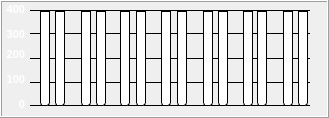
  <widget class="QFrame" name="frame_8">
   <property name="geometry">
    <rect>
     <x>695</x>
     <y>148</y>
     <width>329</width>
     <height>118</height>
    </rect>
   </property>
   <property name="styleSheet">
    <string notr="true">border-color: rgb(221, 221, 221);
background-color: none;</string>
   </property>
   <property name="frameShape">
    <enum>QFrame::Box</enum>
   </property>
   <property name="frameShadow">
    <enum>QFrame::Raised</enum>
   </property>
   <property name="lineWidth">
    <number>1</number>
   </property>
   <widget class="Line" name="line">
    <property name="geometry">
     <rect>
      <x>30</x>
      <y>5</y>
      <width>280</width>
      <height>10</height>
     </rect>
    </property>
    <property name="styleSheet">
     <string notr="true">background-color: none;
color: rgb(0, 0, 0);</string>
    </property>
    <property name="frameShadow">
     <enum>QFrame::Plain</enum>
    </property>
    <property name="lineWidth">
     <number>1</number>
    </property>
    <property name="orientation">
     <enum>Qt::Horizontal</enum>
    </property>
   </widget>
   <widget class="Line" name="line_2">
    <property name="geometry">
     <rect>
      <x>30</x>
      <y>100</y>
      <width>280</width>
      <height>10</height>
     </rect>
    </property>
    <property name="styleSheet">
     <string notr="true">background-color: none;
color: rgb(0, 0, 0);</string>
    </property>
    <property name="frameShadow">
     <enum>QFrame::Plain</enum>
    </property>
    <property name="lineWidth">
     <number>1</number>
    </property>
    <property name="orientation">
     <enum>Qt::Horizontal</enum>
    </property>
   </widget>
   <widget class="Line" name="line_6">
    <property name="geometry">
     <rect>
      <x>30</x>
      <y>77</y>
      <width>280</width>
      <height>10</height>
     </rect>
    </property>
    <property name="styleSheet">
     <string notr="true">background-color: none;
color: rgb(0, 0, 0);</string>
    </property>
    <property name="frameShadow">
     <enum>QFrame::Plain</enum>
    </property>
    <property name="lineWidth">
     <number>1</number>
    </property>
    <property name="orientation">
     <enum>Qt::Horizontal</enum>
    </property>
   </widget>
   <widget class="Line" name="line_7">
    <property name="geometry">
     <rect>
      <x>30</x>
      <y>53</y>
      <width>280</width>
      <height>10</height>
     </rect>
    </property>
    <property name="styleSheet">
     <string notr="true">background-color: none;
color: rgb(0, 0, 0);</string>
    </property>
    <property name="frameShadow">
     <enum>QFrame::Plain</enum>
    </property>
    <property name="lineWidth">
     <number>1</number>
    </property>
    <property name="orientation">
     <enum>Qt::Horizontal</enum>
    </property>
   </widget>
   <widget class="Line" name="line_8">
    <property name="geometry">
     <rect>
      <x>30</x>
      <y>28</y>
      <width>280</width>
      <height>10</height>
     </rect>
    </property>
    <property name="styleSheet">
     <string notr="true">background-color: none;
color: rgb(0, 0, 0);</string>
    </property>
    <property name="frameShadow">
     <enum>QFrame::Plain</enum>
    </property>
    <property name="lineWidth">
     <number>1</number>
    </property>
    <property name="orientation">
     <enum>Qt::Horizontal</enum>
    </property>
   </widget>
   <widget class="QLabel" name="lb_Esc_3_11">
    <property name="geometry">
     <rect>
      <x>0</x>
      <y>95</y>
      <width>25</width>
      <height>18</height>
     </rect>
    </property>
    <property name="minimumSize">
     <size>
      <width>25</width>
      <height>18</height>
     </size>
    </property>
    <property name="maximumSize">
     <size>
      <width>25</width>
      <height>18</height>
     </size>
    </property>
    <property name="font">
     <font>
      <pointsize>8</pointsize>
      <weight>75</weight>
      <bold>true</bold>
     </font>
    </property>
    <property name="layoutDirection">
     <enum>Qt::LeftToRight</enum>
    </property>
    <property name="styleSheet">
     <string notr="true">color: rgb(255, 255, 255);</string>
    </property>
    <property name="text">
     <string>0</string>
    </property>
    <property name="alignment">
     <set>Qt::AlignRight|Qt::AlignTrailing|Qt::AlignVCenter</set>
    </property>
   </widget>
   <widget class="QLabel" name="lb_Esc_3_12">
    <property name="geometry">
     <rect>
      <x>0</x>
      <y>70</y>
      <width>25</width>
      <height>18</height>
     </rect>
    </property>
    <property name="minimumSize">
     <size>
      <width>25</width>
      <height>18</height>
     </size>
    </property>
    <property name="maximumSize">
     <size>
      <width>25</width>
      <height>18</height>
     </size>
    </property>
    <property name="font">
     <font>
      <pointsize>8</pointsize>
      <weight>75</weight>
      <bold>true</bold>
     </font>
    </property>
    <property name="layoutDirection">
     <enum>Qt::LeftToRight</enum>
    </property>
    <property name="styleSheet">
     <string notr="true">color: rgb(255, 255, 255);</string>
    </property>
    <property name="text">
     <string>100</string>
    </property>
    <property name="alignment">
     <set>Qt::AlignRight|Qt::AlignTrailing|Qt::AlignVCenter</set>
    </property>
   </widget>
   <widget class="QLabel" name="lb_Esc_3_13">
    <property name="geometry">
     <rect>
      <x>0</x>
      <y>45</y>
      <width>25</width>
      <height>18</height>
     </rect>
    </property>
    <property name="minimumSize">
     <size>
      <width>25</width>
      <height>18</height>
     </size>
    </property>
    <property name="maximumSize">
     <size>
      <width>25</width>
      <height>18</height>
     </size>
    </property>
    <property name="font">
     <font>
      <pointsize>8</pointsize>
      <weight>75</weight>
      <bold>true</bold>
     </font>
    </property>
    <property name="layoutDirection">
     <enum>Qt::LeftToRight</enum>
    </property>
    <property name="styleSheet">
     <string notr="true">color: rgb(255, 255, 255);</string>
    </property>
    <property name="text">
     <string>200</string>
    </property>
    <property name="alignment">
     <set>Qt::AlignRight|Qt::AlignTrailing|Qt::AlignVCenter</set>
    </property>
   </widget>
   <widget class="QLabel" name="lb_Esc_3_14">
    <property name="geometry">
     <rect>
      <x>0</x>
      <y>25</y>
      <width>25</width>
      <height>18</height>
     </rect>
    </property>
    <property name="minimumSize">
     <size>
      <width>25</width>
      <height>18</height>
     </size>
    </property>
    <property name="maximumSize">
     <size>
      <width>25</width>
      <height>18</height>
     </size>
    </property>
    <property name="font">
     <font>
      <pointsize>8</pointsize>
      <weight>75</weight>
      <bold>true</bold>
     </font>
    </property>
    <property name="layoutDirection">
     <enum>Qt::LeftToRight</enum>
    </property>
    <property name="styleSheet">
     <string notr="true">color: rgb(255, 255, 255);</string>
    </property>
    <property name="text">
     <string>300</string>
    </property>
    <property name="alignment">
     <set>Qt::AlignRight|Qt::AlignTrailing|Qt::AlignVCenter</set>
    </property>
   </widget>
   <widget class="QLabel" name="lb_Esc_3_15">
    <property name="geometry">
     <rect>
      <x>0</x>
      <y>0</y>
      <width>25</width>
      <height>18</height>
     </rect>
    </property>
    <property name="minimumSize">
     <size>
      <width>25</width>
      <height>18</height>
     </size>
    </property>
    <property name="maximumSize">
     <size>
      <width>25</width>
      <height>18</height>
     </size>
    </property>
    <property name="font">
     <font>
      <pointsize>8</pointsize>
      <weight>75</weight>
      <bold>true</bold>
     </font>
    </property>
    <property name="layoutDirection">
     <enum>Qt::LeftToRight</enum>
    </property>
    <property name="styleSheet">
     <string notr="true">color: rgb(255, 255, 255);</string>
    </property>
    <property name="text">
     <string>400</string>
    </property>
    <property name="alignment">
     <set>Qt::AlignRight|Qt::AlignTrailing|Qt::AlignVCenter</set>
    </property>
   </widget>
   <widget class="QProgressBar" name="PGR_1">
    <property name="geometry">
     <rect>
      <x>40</x>
      <y>11</y>
      <width>10</width>
      <height>95</height>
     </rect>
    </property>
    <property name="styleSheet">
     <string notr="true">QProgressBar {
 border: 1px solid black;
 text-align: top;
 padding: 0px;
 border-bottom-right-radius: 3px;
 border-bottom-left-radius: 3px;
 background: QLinearGradient( x1: 0, y1: 0, x2: 1, y2: 0,
 stop: 0 #fff,
 stop: 0.4999 #eee,
 stop: 0.5 #ddd,
 stop: 1 #eee );
 }

QProgressBar::chunk {
 background: QLinearGradient( x1: 0, y1: 0, x2: 1, y2: 0,
 stop: 0 #ff0000,
 stop: 0.6 #b50000);
 border-bottom-right-radius: 3px;
 border-bottom-left-radius: 3px;
 border: 0px solid black;
 }</string>
    </property>
    <property name="value">
     <number>24</number>
    </property>
    <property name="textVisible">
     <bool>false</bool>
    </property>
    <property name="orientation">
     <enum>Qt::Vertical</enum>
    </property>
    <property name="invertedAppearance">
     <bool>false</bool>
    </property>
    <property name="textDirection">
     <enum>QProgressBar::TopToBottom</enum>
    </property>
   </widget>
   <widget class="QProgressBar" name="PGR_2">
    <property name="geometry">
     <rect>
      <x>55</x>
      <y>11</y>
      <width>10</width>
      <height>95</height>
     </rect>
    </property>
    <property name="styleSheet">
     <string notr="true">QProgressBar {
 border: 1px solid black;
 text-align: top;
 padding: 0px;
 border-bottom-right-radius: 3px;
 border-bottom-left-radius: 3px;
 background: QLinearGradient( x1: 0, y1: 0, x2: 1, y2: 0,
 stop: 0 #fff,
 stop: 0.4999 #eee,
 stop: 0.5 #ddd,
 stop: 1 #eee );
 }

QProgressBar::chunk {
 background: QLinearGradient( x1: 0, y1: 0, x2: 1, y2: 0,
 stop: 0 #ff0000,
 stop: 0.6 #b50000);
 border-bottom-right-radius: 3px;
 border-bottom-left-radius: 3px;
 border: 0px solid black;
 }</string>
    </property>
    <property name="value">
     <number>24</number>
    </property>
    <property name="textVisible">
     <bool>false</bool>
    </property>
    <property name="orientation">
     <enum>Qt::Vertical</enum>
    </property>
    <property name="invertedAppearance">
     <bool>false</bool>
    </property>
    <property name="textDirection">
     <enum>QProgressBar::TopToBottom</enum>
    </property>
   </widget>
   <widget class="QProgressBar" name="PGR_3">
    <property name="geometry">
     <rect>
      <x>81</x>
      <y>11</y>
      <width>10</width>
      <height>95</height>
     </rect>
    </property>
    <property name="styleSheet">
     <string notr="true">QProgressBar {
 border: 1px solid black;
 text-align: top;
 padding: 0px;
 border-bottom-right-radius: 3px;
 border-bottom-left-radius: 3px;
 background: QLinearGradient( x1: 0, y1: 0, x2: 1, y2: 0,
 stop: 0 #fff,
 stop: 0.4999 #eee,
 stop: 0.5 #ddd,
 stop: 1 #eee );
 }

QProgressBar::chunk {
 background: QLinearGradient( x1: 0, y1: 0, x2: 1, y2: 0,
 stop: 0 #ff0000,
 stop: 0.6 #b50000);
 border-bottom-right-radius: 3px;
 border-bottom-left-radius: 3px;
 border: 0px solid black;
 }</string>
    </property>
    <property name="value">
     <number>24</number>
    </property>
    <property name="textVisible">
     <bool>false</bool>
    </property>
    <property name="orientation">
     <enum>Qt::Vertical</enum>
    </property>
    <property name="invertedAppearance">
     <bool>false</bool>
    </property>
    <property name="textDirection">
     <enum>QProgressBar::TopToBottom</enum>
    </property>
   </widget>
   <widget class="QProgressBar" name="PGR_4">
    <property name="geometry">
     <rect>
      <x>96</x>
      <y>11</y>
      <width>10</width>
      <height>95</height>
     </rect>
    </property>
    <property name="styleSheet">
     <string notr="true">QProgressBar {
 border: 1px solid black;
 text-align: top;
 padding: 0px;
 border-bottom-right-radius: 3px;
 border-bottom-left-radius: 3px;
 background: QLinearGradient( x1: 0, y1: 0, x2: 1, y2: 0,
 stop: 0 #fff,
 stop: 0.4999 #eee,
 stop: 0.5 #ddd,
 stop: 1 #eee );
 }

QProgressBar::chunk {
 background: QLinearGradient( x1: 0, y1: 0, x2: 1, y2: 0,
 stop: 0 #ff0000,
 stop: 0.6 #b50000);
 border-bottom-right-radius: 3px;
 border-bottom-left-radius: 3px;
 border: 0px solid black;
 }</string>
    </property>
    <property name="value">
     <number>24</number>
    </property>
    <property name="textVisible">
     <bool>false</bool>
    </property>
    <property name="orientation">
     <enum>Qt::Vertical</enum>
    </property>
    <property name="invertedAppearance">
     <bool>false</bool>
    </property>
    <property name="textDirection">
     <enum>QProgressBar::TopToBottom</enum>
    </property>
   </widget>
   <widget class="QProgressBar" name="PGR_5">
    <property name="geometry">
     <rect>
      <x>120</x>
      <y>11</y>
      <width>10</width>
      <height>95</height>
     </rect>
    </property>
    <property name="styleSheet">
     <string notr="true">QProgressBar {
 border: 1px solid black;
 text-align: top;
 padding: 0px;
 border-bottom-right-radius: 3px;
 border-bottom-left-radius: 3px;
 background: QLinearGradient( x1: 0, y1: 0, x2: 1, y2: 0,
 stop: 0 #fff,
 stop: 0.4999 #eee,
 stop: 0.5 #ddd,
 stop: 1 #eee );
 }

QProgressBar::chunk {
 background: QLinearGradient( x1: 0, y1: 0, x2: 1, y2: 0,
 stop: 0 #ff0000,
 stop: 0.6 #b50000);
 border-bottom-right-radius: 3px;
 border-bottom-left-radius: 3px;
 border: 0px solid black;
 }</string>
    </property>
    <property name="value">
     <number>24</number>
    </property>
    <property name="textVisible">
     <bool>false</bool>
    </property>
    <property name="orientation">
     <enum>Qt::Vertical</enum>
    </property>
    <property name="invertedAppearance">
     <bool>false</bool>
    </property>
    <property name="textDirection">
     <enum>QProgressBar::TopToBottom</enum>
    </property>
   </widget>
   <widget class="QProgressBar" name="PGR_6">
    <property name="geometry">
     <rect>
      <x>136</x>
      <y>11</y>
      <width>10</width>
      <height>95</height>
     </rect>
    </property>
    <property name="styleSheet">
     <string notr="true">QProgressBar {
 border: 1px solid black;
 text-align: top;
 padding: 0px;
 border-bottom-right-radius: 3px;
 border-bottom-left-radius: 3px;
 background: QLinearGradient( x1: 0, y1: 0, x2: 1, y2: 0,
 stop: 0 #fff,
 stop: 0.4999 #eee,
 stop: 0.5 #ddd,
 stop: 1 #eee );
 }

QProgressBar::chunk {
 background: QLinearGradient( x1: 0, y1: 0, x2: 1, y2: 0,
 stop: 0 #ff0000,
 stop: 0.6 #b50000);
 border-bottom-right-radius: 3px;
 border-bottom-left-radius: 3px;
 border: 0px solid black;
 }</string>
    </property>
    <property name="value">
     <number>24</number>
    </property>
    <property name="textVisible">
     <bool>false</bool>
    </property>
    <property name="orientation">
     <enum>Qt::Vertical</enum>
    </property>
    <property name="invertedAppearance">
     <bool>false</bool>
    </property>
    <property name="textDirection">
     <enum>QProgressBar::TopToBottom</enum>
    </property>
   </widget>
   <widget class="QProgressBar" name="PGR_7">
    <property name="geometry">
     <rect>
      <x>161</x>
      <y>11</y>
      <width>10</width>
      <height>95</height>
     </rect>
    </property>
    <property name="styleSheet">
     <string notr="true">QProgressBar {
 border: 1px solid black;
 text-align: top;
 padding: 0px;
 border-bottom-right-radius: 3px;
 border-bottom-left-radius: 3px;
 background: QLinearGradient( x1: 0, y1: 0, x2: 1, y2: 0,
 stop: 0 #fff,
 stop: 0.4999 #eee,
 stop: 0.5 #ddd,
 stop: 1 #eee );
 }

QProgressBar::chunk {
 background: QLinearGradient( x1: 0, y1: 0, x2: 1, y2: 0,
 stop: 0 #ff0000,
 stop: 0.6 #b50000);
 border-bottom-right-radius: 3px;
 border-bottom-left-radius: 3px;
 border: 0px solid black;
 }</string>
    </property>
    <property name="value">
     <number>24</number>
    </property>
    <property name="textVisible">
     <bool>false</bool>
    </property>
    <property name="orientation">
     <enum>Qt::Vertical</enum>
    </property>
    <property name="invertedAppearance">
     <bool>false</bool>
    </property>
    <property name="textDirection">
     <enum>QProgressBar::TopToBottom</enum>
    </property>
   </widget>
   <widget class="QProgressBar" name="PGR_8">
    <property name="geometry">
     <rect>
      <x>177</x>
      <y>11</y>
      <width>10</width>
      <height>95</height>
     </rect>
    </property>
    <property name="styleSheet">
     <string notr="true">QProgressBar {
 border: 1px solid black;
 text-align: top;
 padding: 0px;
 border-bottom-right-radius: 3px;
 border-bottom-left-radius: 3px;
 background: QLinearGradient( x1: 0, y1: 0, x2: 1, y2: 0,
 stop: 0 #fff,
 stop: 0.4999 #eee,
 stop: 0.5 #ddd,
 stop: 1 #eee );
 }

QProgressBar::chunk {
 background: QLinearGradient( x1: 0, y1: 0, x2: 1, y2: 0,
 stop: 0 #ff0000,
 stop: 0.6 #b50000);
 border-bottom-right-radius: 3px;
 border-bottom-left-radius: 3px;
 border: 0px solid black;
 }</string>
    </property>
    <property name="value">
     <number>24</number>
    </property>
    <property name="textVisible">
     <bool>false</bool>
    </property>
    <property name="orientation">
     <enum>Qt::Vertical</enum>
    </property>
    <property name="invertedAppearance">
     <bool>false</bool>
    </property>
    <property name="textDirection">
     <enum>QProgressBar::TopToBottom</enum>
    </property>
   </widget>
   <widget class="QProgressBar" name="PGR_9">
    <property name="geometry">
     <rect>
      <x>203</x>
      <y>11</y>
      <width>10</width>
      <height>95</height>
     </rect>
    </property>
    <property name="styleSheet">
     <string notr="true">QProgressBar {
 border: 1px solid black;
 text-align: top;
 padding: 0px;
 border-bottom-right-radius: 3px;
 border-bottom-left-radius: 3px;
 background: QLinearGradient( x1: 0, y1: 0, x2: 1, y2: 0,
 stop: 0 #fff,
 stop: 0.4999 #eee,
 stop: 0.5 #ddd,
 stop: 1 #eee );
 }

QProgressBar::chunk {
 background: QLinearGradient( x1: 0, y1: 0, x2: 1, y2: 0,
 stop: 0 #ff0000,
 stop: 0.6 #b50000);
 border-bottom-right-radius: 3px;
 border-bottom-left-radius: 3px;
 border: 0px solid black;
 }</string>
    </property>
    <property name="value">
     <number>24</number>
    </property>
    <property name="textVisible">
     <bool>false</bool>
    </property>
    <property name="orientation">
     <enum>Qt::Vertical</enum>
    </property>
    <property name="invertedAppearance">
     <bool>false</bool>
    </property>
    <property name="textDirection">
     <enum>QProgressBar::TopToBottom</enum>
    </property>
   </widget>
   <widget class="QProgressBar" name="PGR_10">
    <property name="geometry">
     <rect>
      <x>218</x>
      <y>11</y>
      <width>10</width>
      <height>95</height>
     </rect>
    </property>
    <property name="styleSheet">
     <string notr="true">QProgressBar {
 border: 1px solid black;
 text-align: top;
 padding: 0px;
 border-bottom-right-radius: 3px;
 border-bottom-left-radius: 3px;
 background: QLinearGradient( x1: 0, y1: 0, x2: 1, y2: 0,
 stop: 0 #fff,
 stop: 0.4999 #eee,
 stop: 0.5 #ddd,
 stop: 1 #eee );
 }

QProgressBar::chunk {
 background: QLinearGradient( x1: 0, y1: 0, x2: 1, y2: 0,
 stop: 0 #ff0000,
 stop: 0.6 #b50000);
 border-bottom-right-radius: 3px;
 border-bottom-left-radius: 3px;
 border: 0px solid black;
 }</string>
    </property>
    <property name="value">
     <number>24</number>
    </property>
    <property name="textVisible">
     <bool>false</bool>
    </property>
    <property name="orientation">
     <enum>Qt::Vertical</enum>
    </property>
    <property name="invertedAppearance">
     <bool>false</bool>
    </property>
    <property name="textDirection">
     <enum>QProgressBar::TopToBottom</enum>
    </property>
   </widget>
   <widget class="QProgressBar" name="PGR_11">
    <property name="geometry">
     <rect>
      <x>243</x>
      <y>11</y>
      <width>10</width>
      <height>95</height>
     </rect>
    </property>
    <property name="styleSheet">
     <string notr="true">QProgressBar {
 border: 1px solid black;
 text-align: top;
 padding: 0px;
 border-bottom-right-radius: 3px;
 border-bottom-left-radius: 3px;
 background: QLinearGradient( x1: 0, y1: 0, x2: 1, y2: 0,
 stop: 0 #fff,
 stop: 0.4999 #eee,
 stop: 0.5 #ddd,
 stop: 1 #eee );
 }

QProgressBar::chunk {
 background: QLinearGradient( x1: 0, y1: 0, x2: 1, y2: 0,
 stop: 0 #ff0000,
 stop: 0.6 #b50000);
 border-bottom-right-radius: 3px;
 border-bottom-left-radius: 3px;
 border: 0px solid black;
 }</string>
    </property>
    <property name="value">
     <number>24</number>
    </property>
    <property name="textVisible">
     <bool>false</bool>
    </property>
    <property name="orientation">
     <enum>Qt::Vertical</enum>
    </property>
    <property name="invertedAppearance">
     <bool>false</bool>
    </property>
    <property name="textDirection">
     <enum>QProgressBar::TopToBottom</enum>
    </property>
   </widget>
   <widget class="QProgressBar" name="PGR_12">
    <property name="geometry">
     <rect>
      <x>257</x>
      <y>11</y>
      <width>10</width>
      <height>95</height>
     </rect>
    </property>
    <property name="styleSheet">
     <string notr="true">QProgressBar {
 border: 1px solid black;
 text-align: top;
 padding: 0px;
 border-bottom-right-radius: 3px;
 border-bottom-left-radius: 3px;
 background: QLinearGradient( x1: 0, y1: 0, x2: 1, y2: 0,
 stop: 0 #fff,
 stop: 0.4999 #eee,
 stop: 0.5 #ddd,
 stop: 1 #eee );
 }

QProgressBar::chunk {
 background: QLinearGradient( x1: 0, y1: 0, x2: 1, y2: 0,
 stop: 0 #ff0000,
 stop: 0.6 #b50000);
 border-bottom-right-radius: 3px;
 border-bottom-left-radius: 3px;
 border: 0px solid black;
 }</string>
    </property>
    <property name="value">
     <number>24</number>
    </property>
    <property name="textVisible">
     <bool>false</bool>
    </property>
    <property name="orientation">
     <enum>Qt::Vertical</enum>
    </property>
    <property name="invertedAppearance">
     <bool>false</bool>
    </property>
    <property name="textDirection">
     <enum>QProgressBar::TopToBottom</enum>
    </property>
   </widget>
   <widget class="QProgressBar" name="PGR_13">
    <property name="geometry">
     <rect>
      <x>283</x>
      <y>11</y>
      <width>10</width>
      <height>95</height>
     </rect>
    </property>
    <property name="styleSheet">
     <string notr="true">QProgressBar {
 border: 1px solid black;
 text-align: top;
 padding: 0px;
 border-bottom-right-radius: 3px;
 border-bottom-left-radius: 3px;
 background: QLinearGradient( x1: 0, y1: 0, x2: 1, y2: 0,
 stop: 0 #fff,
 stop: 0.4999 #eee,
 stop: 0.5 #ddd,
 stop: 1 #eee );
 }

QProgressBar::chunk {
 background: QLinearGradient( x1: 0, y1: 0, x2: 1, y2: 0,
 stop: 0 #ff0000,
 stop: 0.6 #b50000);
 border-bottom-right-radius: 3px;
 border-bottom-left-radius: 3px;
 border: 0px solid black;
 }</string>
    </property>
    <property name="value">
     <number>24</number>
    </property>
    <property name="textVisible">
     <bool>false</bool>
    </property>
    <property name="orientation">
     <enum>Qt::Vertical</enum>
    </property>
    <property name="invertedAppearance">
     <bool>false</bool>
    </property>
    <property name="textDirection">
     <enum>QProgressBar::TopToBottom</enum>
    </property>
   </widget>
   <widget class="QProgressBar" name="PGR_14">
    <property name="geometry">
     <rect>
      <x>298</x>
      <y>11</y>
      <width>10</width>
      <height>95</height>
     </rect>
    </property>
    <property name="styleSheet">
     <string notr="true">QProgressBar {
 border: 1px solid black;
 text-align: top;
 padding: 0px;
 border-bottom-right-radius: 3px;
 border-bottom-left-radius: 3px;
 background: QLinearGradient( x1: 0, y1: 0, x2: 1, y2: 0,
 stop: 0 #fff,
 stop: 0.4999 #eee,
 stop: 0.5 #ddd,
 stop: 1 #eee );
 }

QProgressBar::chunk {
 background: QLinearGradient( x1: 0, y1: 0, x2: 1, y2: 0,
 stop: 0 #ff0000,
 stop: 0.6 #b50000);
 border-bottom-right-radius: 3px;
 border-bottom-left-radius: 3px;
 border: 0px solid black;
 }</string>
    </property>
    <property name="value">
     <number>24</number>
    </property>
    <property name="textVisible">
     <bool>false</bool>
    </property>
    <property name="orientation">
     <enum>Qt::Vertical</enum>
    </property>
    <property name="invertedAppearance">
     <bool>false</bool>
    </property>
    <property name="textDirection">
     <enum>QProgressBar::TopToBottom</enum>
    </property>
   </widget>
  </widget>
